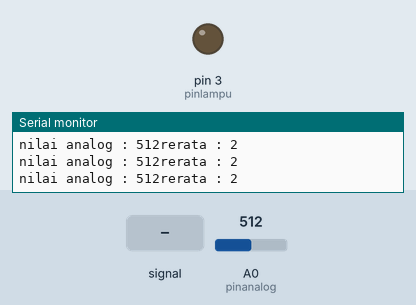
This sketch was run on a simulated Arduino Uno, built with avr-gcc and run on an emulated ATmega328P. On the bench: output pins drawn as LEDs (lit = HIGH), the last lines printed to the serial monitor. Inputs (shaded band) come from the test bench; at power-on: A0 (pinanalog) = 512.

Above: at 1.2 s.
1.3 s: A0 (pinanalog) fed a 200 Hz sine of ±460 counts around its level
At 1.8 s:
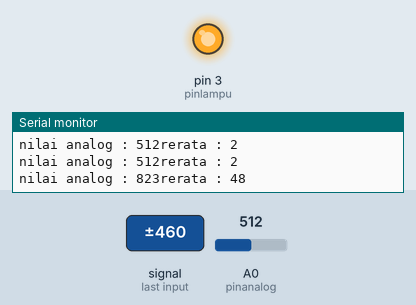
5.8 s: A0 (pinanalog) set to 247
8.8 s: A0 (pinanalog) set to 270
At 9.7 s:
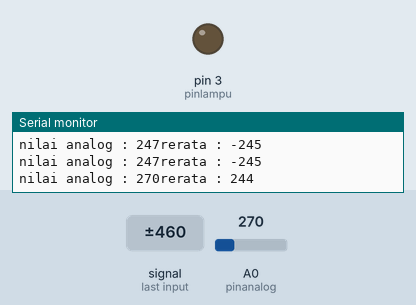
11.8 s: A0 (pinanalog) set to 122
At 12.4 s:
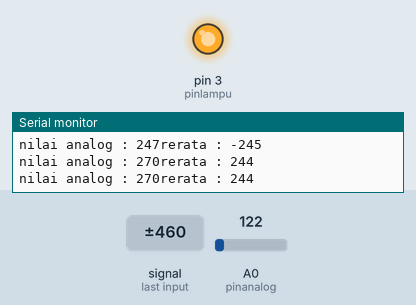
Timing chart, 0 to 14.3 s (numbered marks = the images above; inputs shaded):
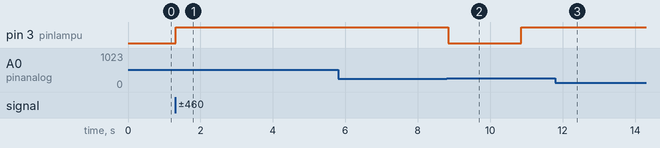

Measured:
- after the input at 1.3 s, pin 3 (pinlampu): LOW → HIGH at once
- after the input at 8.8 s, pin 3 (pinlampu): HIGH → LOW after 0.05 s, → HIGH 2.0 s later
- after the input at 11.8 s, pin 3 (pinlampu): stays HIGH (without the input it goes to LOW after 1.1 s)

The sketch:

lampuotomatis.ino
```cpp
// lampu tepuk
const int pinlampu = 3;
const int pinanalog = A0;
const int ambangrerata = 15;
const int jumpSempel = 128;
const int nilaidasar = 514;

int totalisyarat = 0;
boolean statuslampu = false;

void setup() {
  Serial.begin (9600);
  pinMode (pinlampu, OUTPUT);
}

void loop() {
 int nilaianalog;
 totalisyarat = 0;
 for (int j = 1; j<=jumpSempel; j++)
 {
  nilaianalog = analogRead (pinanalog);

  int isyarat = abs (nilaianalog - nilaidasar);
  totalisyarat += isyarat;
 }


int rerataisyarat = totalisyarat / jumpSempel;
Serial.print("nilai analog : ");
Serial.print(nilaianalog);
Serial.print("rerata : " );
Serial.println(rerataisyarat);

if(rerataisyarat >= ambangrerata)
  {
  statuslampu = not statuslampu;
  digitalWrite (pinlampu, statuslampu);
  delay(2000);
  }
}
```
